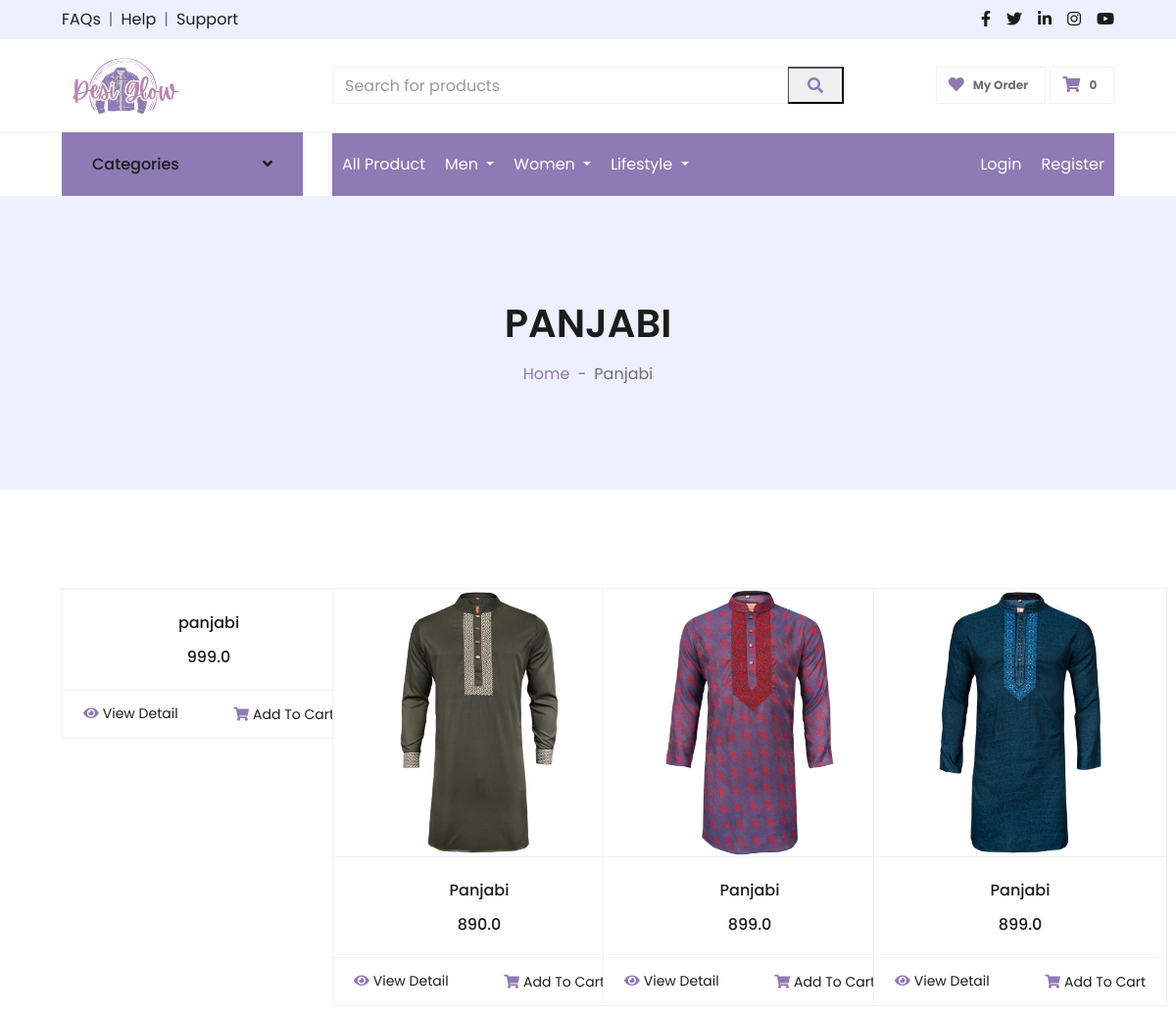
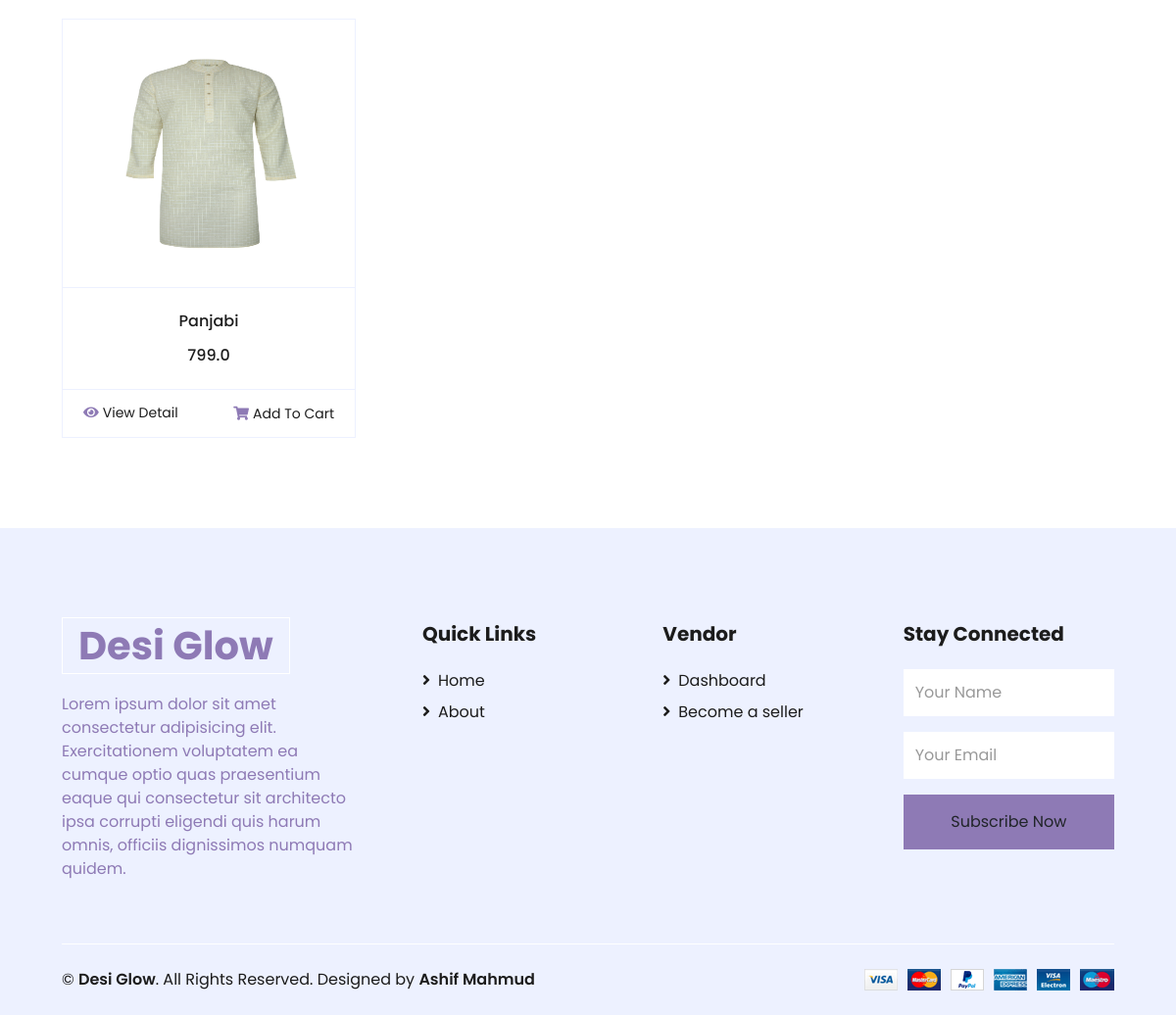
/panjabi, run on the app's committed database (2 pictures, top to bottom).
### home/models.py (models this page shows, shortened)
class Product(models.Model):
    username = models.CharField(max_length=99, blank=True, null=True)
    product_name = models.CharField(max_length=99, blank=True, null=True)
    product_price = models.FloatField(blank=True, null=True)
    PRODUCT_CATEGORIES = [
        ('T-Shirt', 'T-Shirt'),
        ('Shirt', 'Shirt'),
        ('Winter Jacket', 'Winter Jacket'),
        ('Jeans', 'Jeans'),
        ('Panjabi', 'Panjabi'),
        ('Pajama', 'Pajama'),
        ('Polo', 'Polo'),
        ('Tops & T-Shirt', 'Tops & T-Shirt'),
        ('Kamiz/Kurti', 'Kamiz/Kurti'),
        ('Wallet', 'Wallet'),
        ('Bag', 'Bag'),
        ('Cap', 'Cap'),
        ('Sunglasses', 'Sunglasses'),
    ]
    product_category = models.CharField(
        max_length=99,
        choices=PRODUCT_CATEGORIES,
        blank=True,
        null=True,
    )
    product_description = models.TextField(blank=True, null=True)
    additional_information = models.TextField(blank=True, null=True)
    date = models.DateTimeField(auto_now_add=True, blank=True, null=True)
    photo = models.ImageField(upload_to='product_photo/', blank=True, null=True)
    extra_photo1 = models.ImageField(upload_to='product_photo/', blank=True, null=True)
    extra_photo2 = models.ImageField(upload_to='product_photo/', blank=True, null=True)
    extra_photo3 = models.ImageField(upload_to='product_photo/', blank=True, null=True)
    extra_photo4 = models.ImageField(upload_to='product_photo/', blank=True, null=True)

### home/views.py (the view)
# urls.py: path('panjabi', panjabi, name='panjabi'),
def panjabi(request):
    panjabi = Product.objects.filter(
        product_category='Panjabi')
    return render(request, "panjabi.html", {'panjabi': panjabi})

### home/context_processors.py (called while the page is built)
def custom_context(request):
    if request.user.is_authenticated:
        product_count = Cart.objects.filter(username=request.user).count()
    else:
        product_count = 0  # Set a default value if the user is not authenticated
    return {'product_count': product_count}

### templates/panjabi.html (shortened to what this page needs)
{% extends "main.html" %}
{% load static %}
{% block content %}
<div class="container-fluid">
    <div class="row border-top px-xl-5">
        <div class="col-lg-3 d-none d-lg-block">
            <a class="btn shadow-none d-flex align-items-center justify-content-between bg-primary text-white w-100"
                data-toggle="collapse" href="#navbar-vertical" style="height: 65px; margin-top: -1px; padding: 0 30px;">
                <h6 class="m-0">Categories</h6>
                <i class="fa fa-angle-down text-dark"></i>
            </a>
        </div>
        <div class="col-lg-9">
            <nav class="navbar navbar-expand-lg bg-light navbar-light py-3 py-lg-0 px-0">
                {% include "navbar.html" %}
            </nav>
        </div>
    </div>
</div>
<div class="container-fluid bg-secondary mb-5">
    <div class="d-flex flex-column align-items-center justify-content-center" style="min-height: 300px">
        <h1 class="font-weight-semi-bold text-uppercase mb-3">Panjabi</h1>
        <div class="d-inline-flex">
            <p class="m-0"><a href="">Home</a></p>
            <p class="m-0 px-2">-</p>
            <p class="m-0">Panjabi</p>
        </div>
    </div>
</div>
<div class="container-fluid pt-5">
    <div class="row px-xl-5">
        <div class="col-lg-12 col-md-12">
            <div class="row pb-3">
                <div class="col-12 pb-1">
                </div>
                {% for product in panjabi %}
                <div class="col-lg-3 col-md-6 col-sm-12 pb-1">
                    <div class="card product-item border-0 mb-4">
                        <div
                            class="card-header product-img position-relative overflow-hidden bg-transparent border p-0">
                            {% if product.photo %}
                            <img class="img-fluid w-100 product-imgimg" src="{{ product.photo.url }}" alt="">
                            {% endif %}
                        </div>
                        <div class="card-body border-left border-right text-center p-0 pt-4 pb-3">
                            <h6 class="text-truncate mb-3">{{ product.product_name }}</h6>
                            <div class="d-flex justify-content-center">
                                <h6>{{ product.product_price }}</h6>
                            </div>
                        </div>
                        <div class="card-footer d-flex justify-content-between bg-light border">
                            <a href="{% url 'detail' product.pk %}" class="btn btn-sm text-dark p-0"><i
                                    class="fas fa-eye text-primary mr-1"></i>View Detail</a>
                            <form action="{% url 'cart_form' %}" method="POST">
                                <button class="btn btn-sm text-dark p-0" type="submit"><i
                                        class="fas fa-shopping-cart text-primary mr-1"></i>Add To Cart</button>
                            </form>
                        </div>
                    </div>
                </div>
                {% endfor %}
            </div>
        </div>
    </div>
</div>
{% endblock content %}

### templates/panjabi.html (style rules this page uses)
.product-imgimg { height: 273px; width: 300px !important; box-shadow: 1px 1px 1px black; }
.card { width: 300px !important; }

### data on the page
Product: product_name "panjabi", product_price "999.0"
Product: photo (picture), product_name "Panjabi", product_price "890.0"
Product: photo (picture), product_name "Panjabi", product_price "899.0"
Product: photo (picture), product_name "Panjabi", product_price "899.0"
Product: photo (picture), product_name "Panjabi", product_price "799.0"

### other printed values
{{ product_count }} "0"
